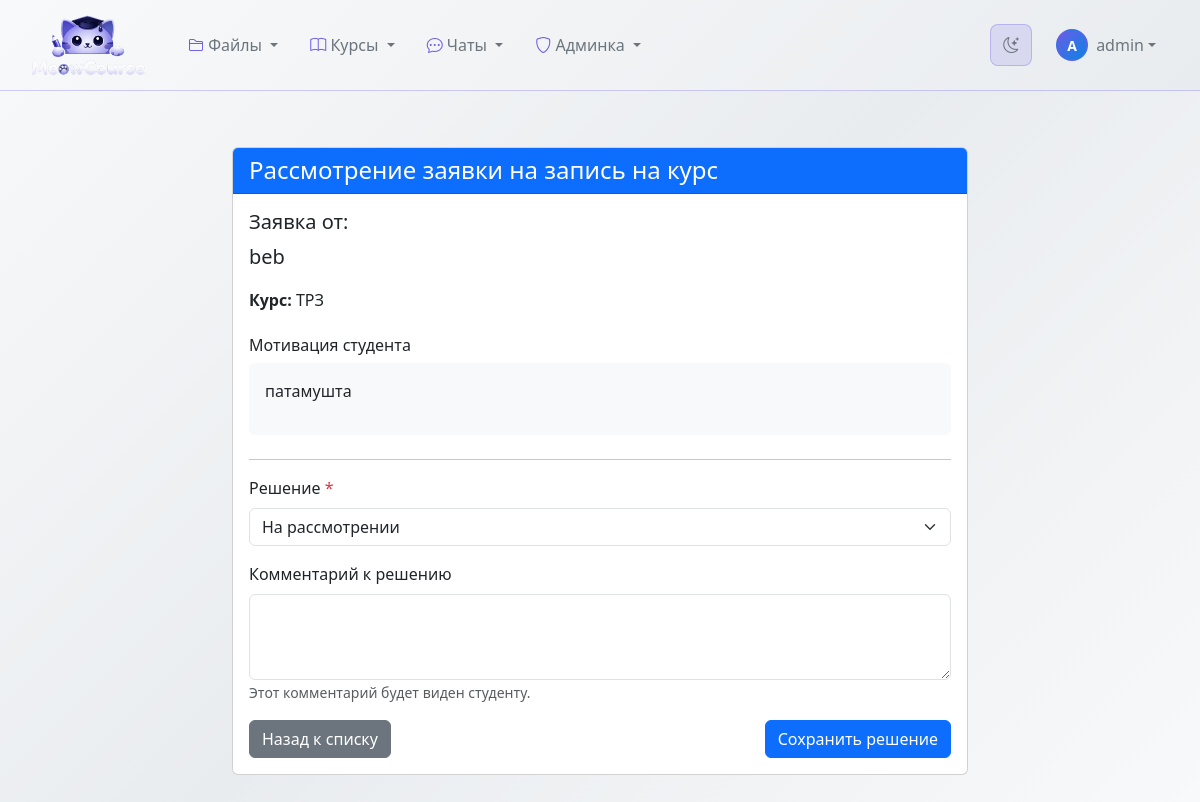
The app's page /enrollment-requests/3/review/ (signed in) with its own data.
### classroom_core/models.py (models this page shows, shortened)
class CourseEnrollmentRequest(models.Model ):
    STATUS_CHOICES =[
   ('pending','На рассмотрении'),
   ('approved','Одобрена'),
   ('rejected','Отклонена'),
    ]
    course =models.ForeignKey(
    Course ,
    on_delete =models.CASCADE ,
    related_name ='enrollment_requests'
    )
    student =models.ForeignKey(
    User ,
    on_delete =models.CASCADE ,
    related_name ='course_enrollment_requests'
    )
    status =models.CharField(
    max_length =20 ,
    choices =STATUS_CHOICES ,
    default ='pending'
    )
    motivation =models.TextField(
    blank =True ,
    help_text ='Расскажите, почему вы хотите записаться на этот курс'
    )
    reviewed_by =models.ForeignKey(
    User ,
    on_delete =models.SET_NULL ,
    null =True ,
    blank =True ,
    related_name ='reviewed_enrollment_requests'
    )
    review_comment =models.TextField(
    blank =True ,
    help_text ='Комментарий преподавателя к решению'
    )
    created_at =models.DateTimeField(auto_now_add =True )
    updated_at =models.DateTimeField(auto_now =True )
    reviewed_at =models.DateTimeField(null =True ,blank =True )
    class Meta :
        ordering =['-created_at']
        verbose_name ='Заявка на запись на курс'
        verbose_name_plural ='Заявки на запись на курсы'
        unique_together =['course','student']
    def can_review(self ,user ):
        return user ==self.course.instructor or user.is_superuser or user.profile.is_staff()

class Course(models.Model):
    STATUS_CHOICES = [
       ('draft', 'Черновик'),
       ('active', 'Активный'),
       ('archived', 'Архивирован'),
       ('completed', 'Завершен'),
    ]
    title = models.CharField(max_length=255)
    description = models.TextField()
    short_description = models.CharField(max_length=200, blank=True)
    code = models.CharField(max_length=20, unique=True, blank=True)
    instructor = models.ForeignKey(
        User,
        on_delete=models.CASCADE,
        related_name='courses_created'
    )
    teaching_assistants = models.ManyToManyField(
        User,
        blank=True,
        related_name='courses_assisting'
    )
    students = models.ManyToManyField(
        User,
        blank=True,
        related_name='courses_enrolled'
    )
    student_groups = models.ManyToManyField(
        StudentGroup,
        blank=True,
        related_name='courses_enrolled',
        help_text='Группы студентов, зачисленные на курс'
    )
    status = models.CharField(
        max_length=20,
        choices=STATUS_CHOICES,
        default='draft'
    )
    start_date = models.DateField(null=True, blank=True)
    end_date = models.DateField(null=True, blank=True)
    created_at = models.DateTimeField(auto_now_add=True)
    updated_at = models.DateTimeField(auto_now=True)
    cover_image = models.ImageField(
        upload_to='course_covers/',
        null=True,
        blank=True
    )
    color = models.CharField(max_length=7, default='#3498db')
    is_public = models.BooleanField(default=False)
    allow_self_enrollment = models.BooleanField(default=True)
    max_students = models.IntegerField(null=True, blank=True)
    class_days = models.CharField(max_length=100, blank=True)
    class_time = models.CharField(max_length=100, blank=True)
    class Meta:
        ordering = ['-created_at']
        verbose_name = 'Курс'
        verbose_name_plural = 'Курсы'

### classroom_core/views.py (the view)
# urls.py: path('enrollment-requests/<int:request_id>/review/', views.course_enrollment_request_review, name='course_enrollment_request_review'),
@login_required
def course_enrollment_request_review(request, request_id):
    enrollment_request = get_object_or_404(CourseEnrollmentRequest, id=request_id)
    course = enrollment_request.course
    if not enrollment_request.can_review(request.user):
        raise PermissionDenied
    is_teacher = course.instructor == request.user
    is_assistant = request.user in course.teaching_assistants.all() if hasattr(course, 'teaching_assistants') else False
    is_admin = request.user.is_superuser or(hasattr(request.user, 'profile') and request.user.profile.is_staff())
    if request.method == 'POST':
        form = CourseEnrollmentReviewForm(request.POST, instance=enrollment_request)
        if form.is_valid():
            enrollment_request = form.save(commit=False)
            enrollment_request.reviewed_by = request.user
            enrollment_request.reviewed_at = timezone.now()
            enrollment_request.save()
            if enrollment_request.status == 'approved':
                course.add_student(enrollment_request.student)
                messages.success(request, f'Заявка одобрена. Студент {enrollment_request.student.username} зачислен на курс')
            else:
                messages.info(request, f'Заявка отклонена. Статус: {enrollment_request.get_status_display()}')
            return redirect('classroom_core:course_enrollment_request_list', course_id=course.id)
    else:
        form = CourseEnrollmentReviewForm(instance=enrollment_request)
    return render(request, 'classroom_core/course_enrollment_request_review.html', {
        'form': form,
        'enrollment_request': enrollment_request,
        'course': course,
        'is_teacher': is_teacher,
        'is_assistant': is_assistant,
        'is_admin': is_admin,
    })

### classroom_core/forms.py
class CourseEnrollmentReviewForm(forms.ModelForm):
    class Meta:
        model = CourseEnrollmentRequest
        fields = ['status', 'review_comment']
        widgets = {
            'status': forms.Select(attrs={'class': 'form-select'}),
            'review_comment': forms.Textarea(attrs={'class': 'form-control', 'rows': 3}),
        }

### classroom_core/models.py (called while the page is built)
    def is_teacher(self):
        return self.role == 'teacher'

    def is_staff(self):
        return self.role == 'staff'

### templates/classroom_core/course_enrollment_request_review.html (shortened to what this page needs)
{% extends 'base.html' %}
{% block content %}
<div class="container mt-4">
    <div class="row justify-content-center">
        <div class="col-md-8">
            <div class="card">
                <div class="card-header bg-primary text-white">
                    <h4 class="mb-0">Рассмотрение заявки на запись на курс</h4>
                </div>
                <div class="card-body">
                    <div class="mb-4">
                        <h5>Заявка от:</h5>
                        <p class="lead">
                            {{ enrollment_request.student.get_full_name|default:enrollment_request.student.username }}
                        </p>
                        <p><strong>Курс:</strong> {{ course.title }}</p>
                    </div>
                    <div class="mb-4">
                        <h6>Мотивация студента</h6>
                        <div class="p-3 bg-light rounded">
                            {% if enrollment_request.motivation %}
                                {{ enrollment_request.motivation|linebreaks }}
                            {% else %}
                                <span class="text-muted">Не указана</span>
                            {% endif %}
                        </div>
                    </div>
                    <hr>
                    <form method="post">
                        <div class="mb-3">
                            <label for="{{ form.status.id_for_label }}" class="form-label">
                                Решение <span class="text-danger">*</span>
                            </label>
                            {{ form.status }}
                        </div>
                        <div class="mb-3">
                            <label for="{{ form.review_comment.id_for_label }}" class="form-label">
                                Комментарий к решению
                            </label>
                            {{ form.review_comment }}
                            <small class="form-text text-muted">
                                Этот комментарий будет виден студенту.
                            </small>
                        </div>
                        <div class="d-flex justify-content-between">
                            <a href="{% url 'classroom_core:course_enrollment_request_list' course.id %}" class="btn btn-secondary">
                                Назад к списку
                            </a>
                            <button type="submit" class="btn btn-primary">
                                Сохранить решение
                            </button>
                        </div>
                    </form>
                </div>
            </div>
        </div>
    </div>
</div>
{% endblock %}

### templates/base.html (shortened to what this page needs)
{% load static %}
<!DOCTYPE html>
<html lang="ru">
<head>
    <link href="https://cdn.jsdelivr.net/npm/bootstrap@5.3.0/dist/css/bootstrap.min.css" rel="stylesheet">
    <link rel="stylesheet" href="https://cdn.jsdelivr.net/npm/bootstrap-icons@1.10.0/font/bootstrap-icons.css">
    <link id="theme-stylesheet" rel="stylesheet" href="{% static 'css/themes/light.css' %}" data-light-href="{% static 'css/themes/light.css' %}" data-dark-href="{% static 'css/themes/dark.css' %}">
</head>
<body>
    <nav class="navbar navbar-expand-lg navbar">
        <div class="container-fluid">
            <a class="navbar-brand d-flex align-items-center" href="{% url 'classroom_core:course_list' %}">
                <img src="{% static 'images/logo.png' %}"
                    alt="MeowCourse"
                    class="me-2"
                    style="width: 120px; height: auto; max-height: 64px; object-fit: contain;">
            </a>
            <div class="collapse navbar-collapse" id="navbarNav">
                <ul class="navbar-nav me-auto">
                    <li class="nav-item dropdown">
                        <a class="nav-link dropdown-toggle" href="#" role="button" data-bs-toggle="dropdown">
                            <i class="bi bi-folder2"></i> Файлы
                        </a>
                    </li>
                    <li class="nav-item dropdown">
                        <a class="nav-link dropdown-toggle" href="#" role="button" data-bs-toggle="dropdown">
                            <i class="bi bi-book"></i> Курсы
                        </a>
                    </li>
                    <li class="nav-item dropdown">
                        <a class="nav-link dropdown-toggle" href="#" role="button" data-bs-toggle="dropdown">
                            <i class="bi bi-chat-dots"></i> Чаты
                        </a>
                    </li>
                    {% if user.is_authenticated and user.is_staff or user.is_superuser %}
                    <li class="nav-item dropdown">
                        <a class="nav-link dropdown-toggle" href="#" role="button" data-bs-toggle="dropdown">
                            <i class="bi bi-shield"></i> Админка
                        </a>
                    </li>
                    {% endif %}
                </ul>
                <div class="d-flex align-items-center gap-2">
                    <button id="theme-toggle" class="theme-toggle-btn" type="button" aria-label="Переключить тему">
                        <i class="bi bi-moon-stars"></i>
                    </button>
                    {% if user.is_authenticated %}
                    <div class="dropdown">
                        <a class="nav-link dropdown-toggle d-flex align-items-center" href="#" role="button" data-bs-toggle="dropdown">
                            <div class="user-avatar rounded-circle d-flex align-items-center justify-content-center" style="width: 32px; height: 32px; font-size: 0.875rem;">
                                {{ user.username|slice:":1"|upper }}
                            </div>
                            <span class="ms-2 d-none d-md-inline username-text">{{ user.username }}</span>
                        </a>
                    </div>
                    {% else %}
                    <a class="nav-link" href="{% url 'classroom_core:login' %}">
                        <i class="bi bi-box-arrow-in-right me-1"></i> Войти
                    </a>
                    {% endif %}
                </div>
            </div>
        </div>
    </nav>
    <div class="main-content">
        <div class="container-fluid">
            {% block content %}{% endblock %}
        </div>
    </div>
</body>
</html>

### static/css/themes/light.css (style rules this page uses)
:root { --bg-page-start: #f8f9fa; --bg-page-end: #e9ecef; --bg-page-gradient: linear-gradient(135deg, var(--bg-page-start) 0%, var(--bg-page-end) 50%, var(--bg-page-start) 100%); --bg-card: #ffffff; --bg-card-hover: #f8f9fa; --bg-item: #f1f3f5; --bg-item-hover: #e9ecef; --bg-input: #ffffff; --bg-overlay-10: rgba(108, 92, 231, 0.1); --bg-overlay-15: rgba(108, 92, 231, 0.15); --bg-overlay-20: rgba(108, 92, 231, 0.2); --bg-overlay-25: rgba(108, 92, 231, 0.25); --bg-overlay-30: rgba(108, 92, 231, 0.3); --text-white: #000000; --text-main: #212529; --text-secondary: #495057; --text-muted: #6c757d; --text-disabled: #adb5bd; --accent-primary: #6c5ce7; --accent-secondary: #0984e3; --accent-gradient: linear-gradient(135deg, var(--accent-primary), var(--accent-secondary)); --accent-glow: rgba(108, 92, 231, 0.15); --accent-glow-strong: rgba(108, 92, 231, 0.25); --accent-shadow: 0 5px 15px var(--accent-glow); --accent-shadow-hover: 0 8px 25px var(--accent-glow-strong); --border-accent: rgba(108, 92, 231, 0.2); --border-accent-hover: rgba(108, 92, 231, 0.4); --border-accent-light: rgba(108, 92, 231, 0.15); --status-warning: #f39c12; --status-warning-bg: rgba(243, 156, 18, 0.15); --status-warning-bg-light: rgba(243, 156, 18, 0.05); --status-warning-border: rgba(243, 156, 18, 0.3); --status-warning-shadow: 0 10px 30px rgba(243, 156, 18, 0.1); --status-warning-gradient: linear-gradient(135deg, rgba(243, 156, 18, 0.15), rgba(243, 156, 18, 0.05)); --status-info: #0984e3; --status-info-bg: rgba(9, 132, 227, 0.15); --status-info-bg-light: rgba(9, 132, 227, 0.05); --status-info-border: rgba(9, 132, 227, 0.3); --status-info-shadow: 0 10px 30px rgba(9, 132, 227, 0.1); --status-info-gradient: linear-gradient(135deg, rgba(9, 132, 227, 0.15), rgba(9, 132, 227, 0.05)); --status-assignment: #6c5ce7; --status-assignment-bg: rgba(108, 92, 231, 0.15); --status-assignment-bg-light: rgba(108, 92, 231, 0.05); --status-assignment-border: rgba(108, 92, 231, 0.3); --status-assignment-shadow: 0 10px 30px rgba(108, 92, 231, 0.1); --status-assignment-gradient: linear-gradient(135deg, rgba(108, 92, 231, 0.15), rgba(108, 92, 231, 0.05)); --status-success: #00b894; --status-success-bg: rgba(0, 184, 148, 0.15); --status-success-bg-light: rgba(0, 184, 148, 0.05); --status-success-border: rgba(0, 184, 148, 0.3); --status-success-shadow: 0 10px 30px rgba(0, 184, 148, 0.1); --status-success-gradient: linear-gradient(135deg, rgba(0, 184, 148, 0.15), rgba(0, 184, 148, 0.05)); --status-danger: #d63031; --status-danger-light: #ff6b6b; --status-danger-bg: rgba(214, 48, 49, 0.15); --status-danger-border: rgba(214, 48, 49, 0.3); --status-danger-gradient: linear-gradient(135deg, var(--status-danger), var(--status-danger-light)); --gradient-avatar: linear-gradient(135deg, var(--accent-primary), var(--accent-secondary)); --gradient-progress: linear-gradient(90deg, var(--accent-primary), var(--accent-secondary)); --text-glow: 0 0 10px rgba(108, 92, 231, 0.15); --text-glow-danger: 0 0 10px rgba(214, 48, 49, 0.2); --shadow-card: 0 4px 20px rgba(0, 0, 0, 0.06); --shadow-card-hover: 0 8px 30px rgba(0, 0, 0, 0.1); --shadow-item: 0 2px 10px rgba(0, 0, 0, 0.04); --shimmer-overlay: linear-gradient(90deg, transparent, rgba(255, 255, 255, 0.5), transparent); --card-base: var(--bg-card) var(--border-accent) var(--shadow-card); --item-base: var(--bg-item) var(--border-accent-light); --badge-base: var(--bg-overlay-20) var(--text-secondary) var(--border-accent); --header-gradient-default: var(--status-assignment-gradient); --header-gradient-announcements: var(--status-warning-gradient); --header-gradient-sections: var(--status-info-gradient); --header-gradient-assignments: var(--status-assignment-gradient); --header-gradient-submissions: var(--status-success-gradient); }

### records on screen
CourseEnrollmentRequest: student.get_full_name "beb", motivation "патамушта", status "На рассмотрении"
Course: title "ТРЗ"

### other values on screen
{{ user.username|slice:":1"|upper }} "A"
{{ user.username }} "admin"
